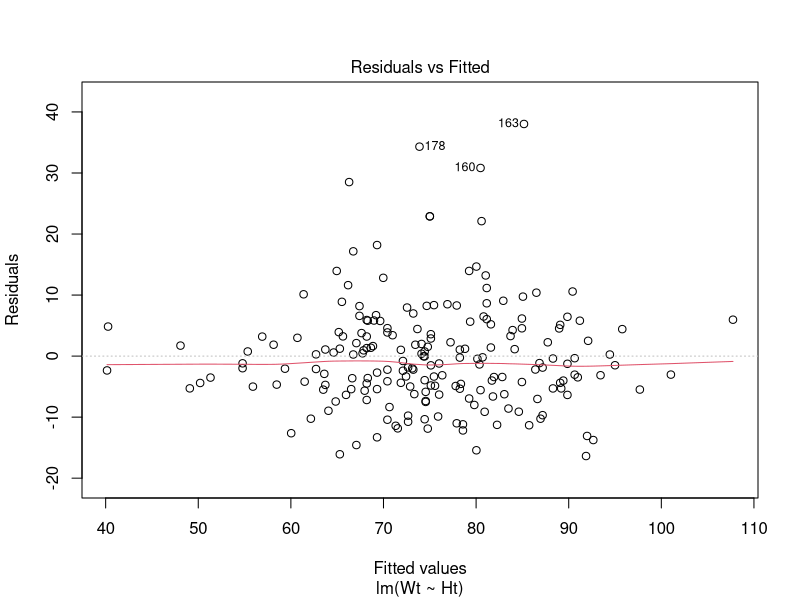
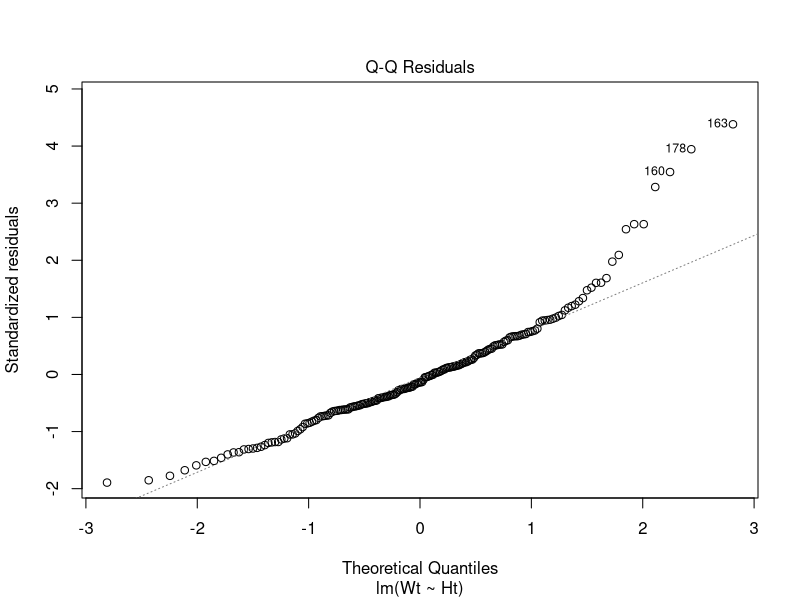
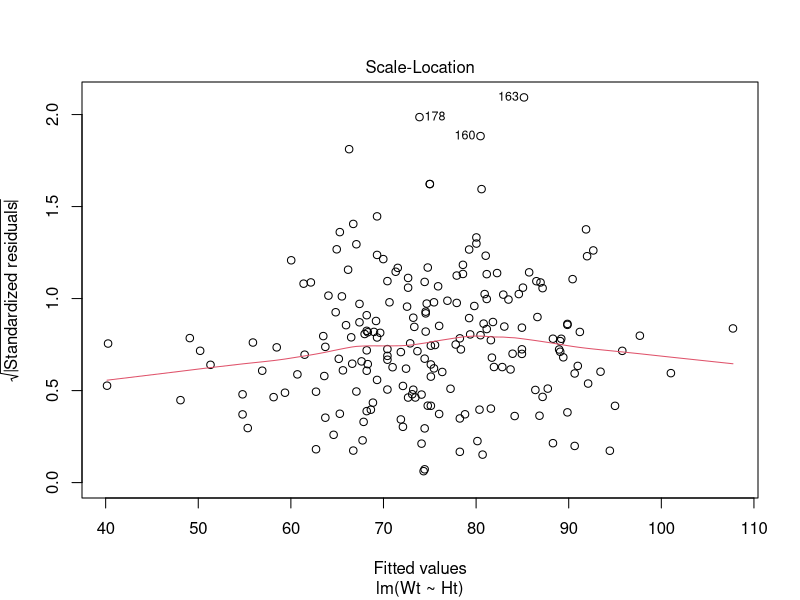
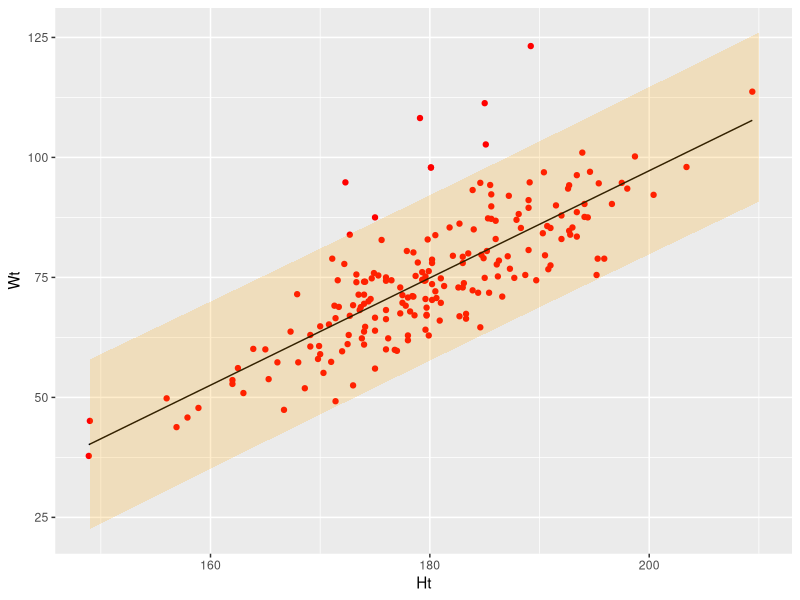
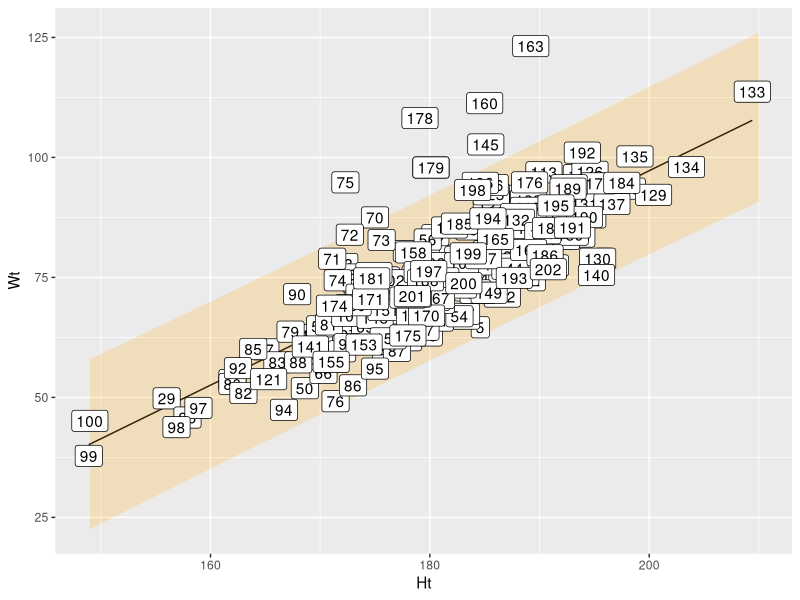
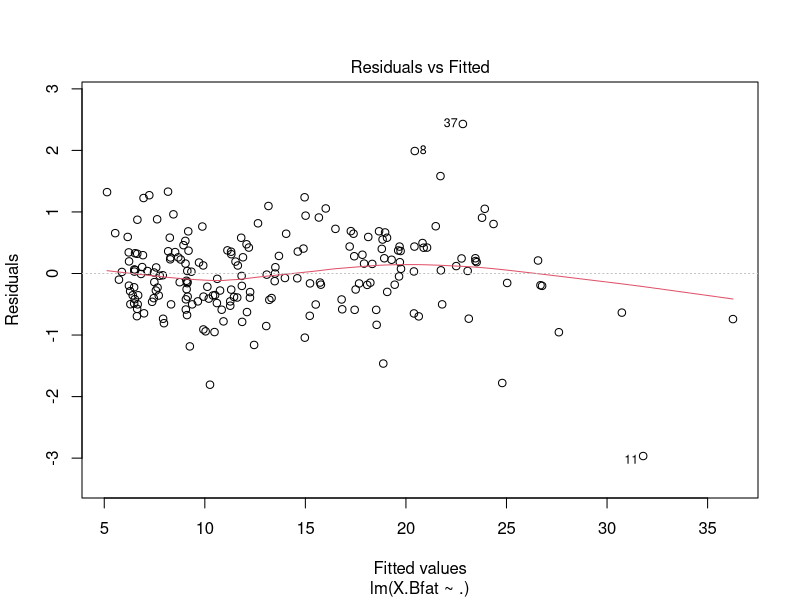
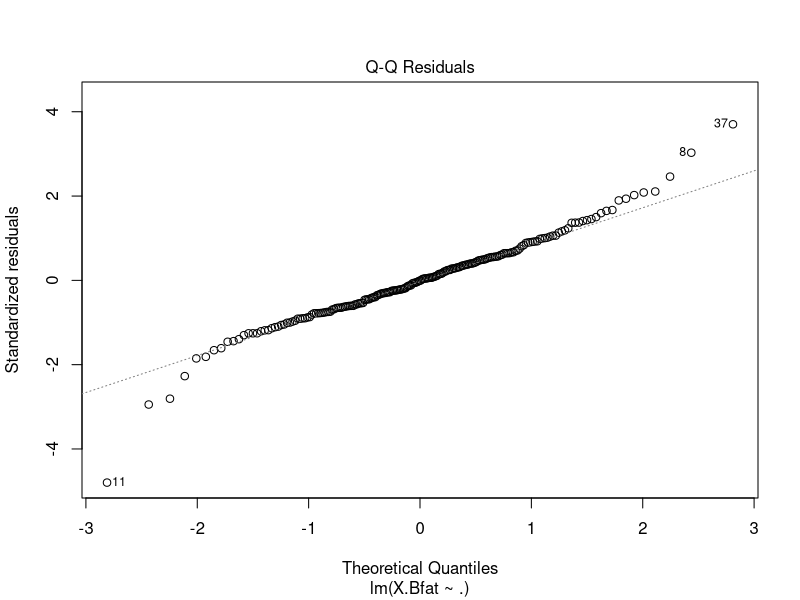
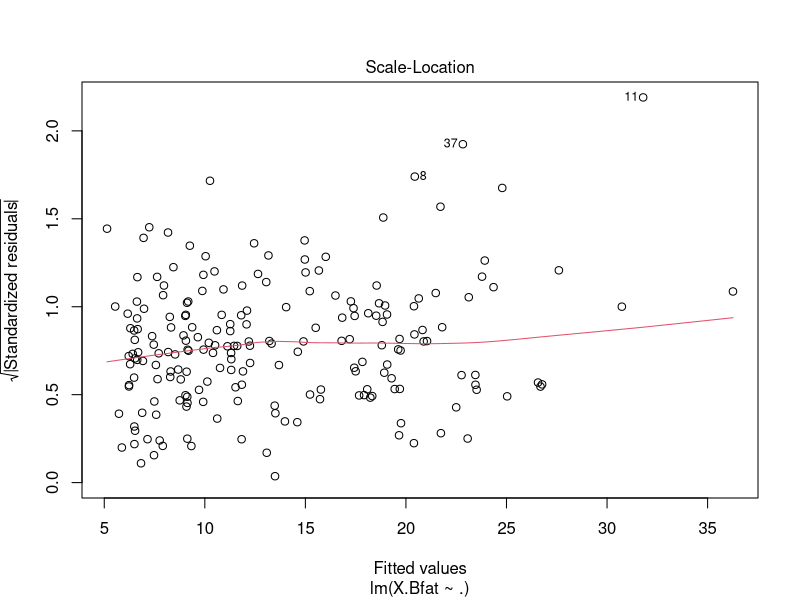

These figures' R source, in order:
## ---- chunk 1
knitr::opts_chunk$set(echo = TRUE,eval = TRUE,include = TRUE)
library(ggplot2)
## ---- chunk 2
ais<-read.csv("ais.txt",sep="\t")
model<-lm(Wt~Ht,data=ais)
summary(model)
plot(model, which=1)
plot(model,which=2)
## ---- chunk 3
plot(model, which=3)
## ---- chunk 4
przedzialy <- predict(model, data.frame('Ht'=floor(min(ais$Ht)):floor(max(ais$Ht))+1),
                      interval='prediction')
przedzialy <- data.frame(przedzialy)
przedzialy$Ht <- floor(min(ais$Ht)):floor(max(ais$Ht))+1
predykcja <- data.frame('Ht'=ais$Ht, 'Wt' = model$coefficients[1]+model$coefficients[2]*ais$Ht)
ggplot()+geom_point(aes(x=Ht,y=Wt),data=ais,col="red")+geom_line(
  aes(x=Ht,y=Wt),data=predykcja)+geom_ribbon(
    aes(x=Ht, ymin=lwr, ymax=upr), data=przedzialy, alpha=0.2, fill='orange')
## ---- chunk 5
ggplot()+geom_line(aes(x=Ht,y=Wt),data=predykcja)+geom_ribbon(
  aes(x=Ht, ymin=lwr, ymax=upr), data=przedzialy, alpha=0.2, fill='orange')+geom_text(
    aes(x=Ht,y=Wt,label=rownames(ais)),data=ais)+geom_label(
    aes(x=Ht,y=Wt,label=rownames(ais)),data=ais)
## ---- chunk 6
modelp<-lm(X.Bfat~.,data=ais)
summary(modelp)
plot(modelp, which=1)
## ---- chunk 7
plot(modelp,which=2)
## ---- chunk 8
plot(modelp,which=3)
## ---- chunk 9
plot(modelp,which=5)
## ---- chunk 10
tren<-ais[seq(2,nrow(ais),2),]
test<-ais[seq(2,nrow(ais),2)-1,]
modelk<-lm(X.Bfat~.,data=tren)
trenerr<-sum(sapply(1:nrow(tren),function (x) 
  (predict(modelk,tren[,-10],interval="prediction")[x]-tren[x,10])^2))/(nrow(tren))
testerr<-sum(sapply(1:nrow(test),function (x) 
  (predict(modelk,test[,-10],interval="prediction")[x]-test[x,10])^2))/(nrow(test))
r1<-summary(modelk)$adj.r.squared
## ---- chunk 11
model2<-lm(X.Bfat~Sport+Sex+SSF+LBM+Wt,data=tren)
trenerr2<-sum(sapply(1:nrow(tren),function (x) 
  (predict(model2,tren[,-10],interval="prediction")[x]-tren[x,10])^2))/(nrow(tren))
testerr2<-sum(sapply(1:nrow(test),function (x) 
  (predict(model2,test[,-10],interval="prediction")[x]-test[x,10])^2))/(nrow(test))
r2<-summary(modelk)$adj.r.squared

